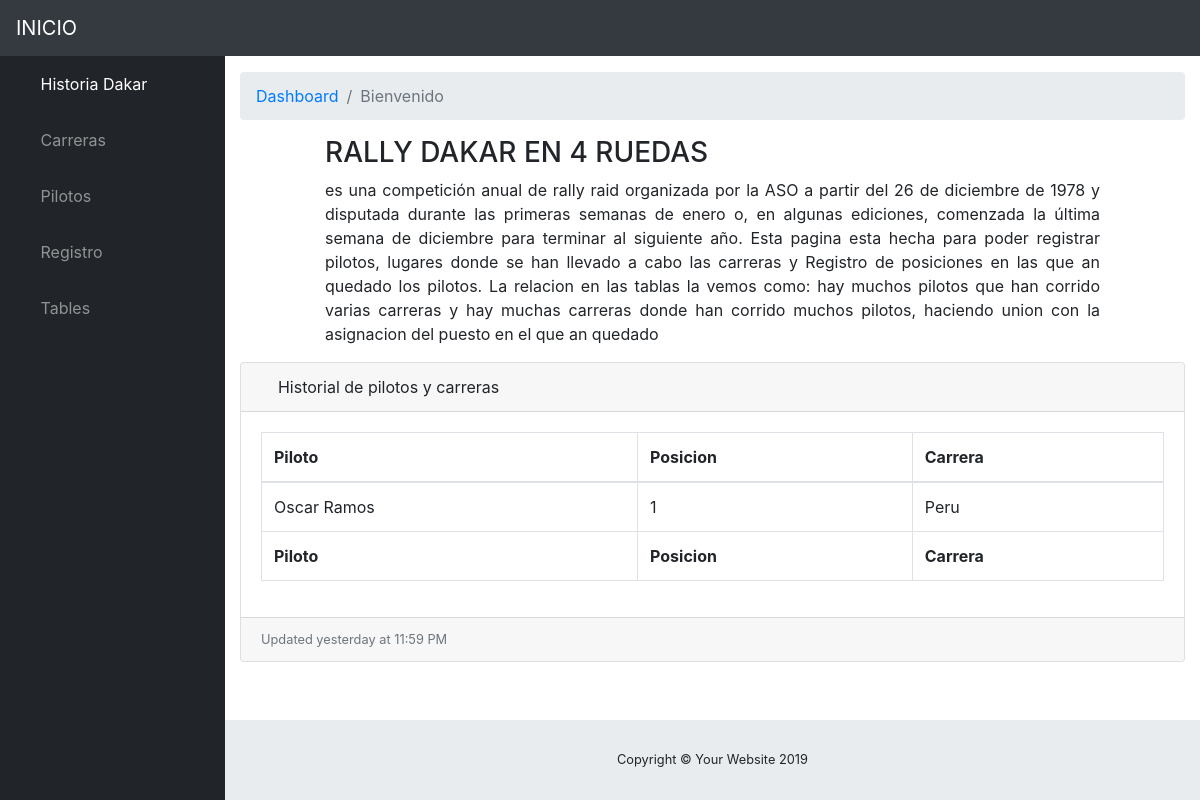
/registro/, run on an earlier commit of the app's database.
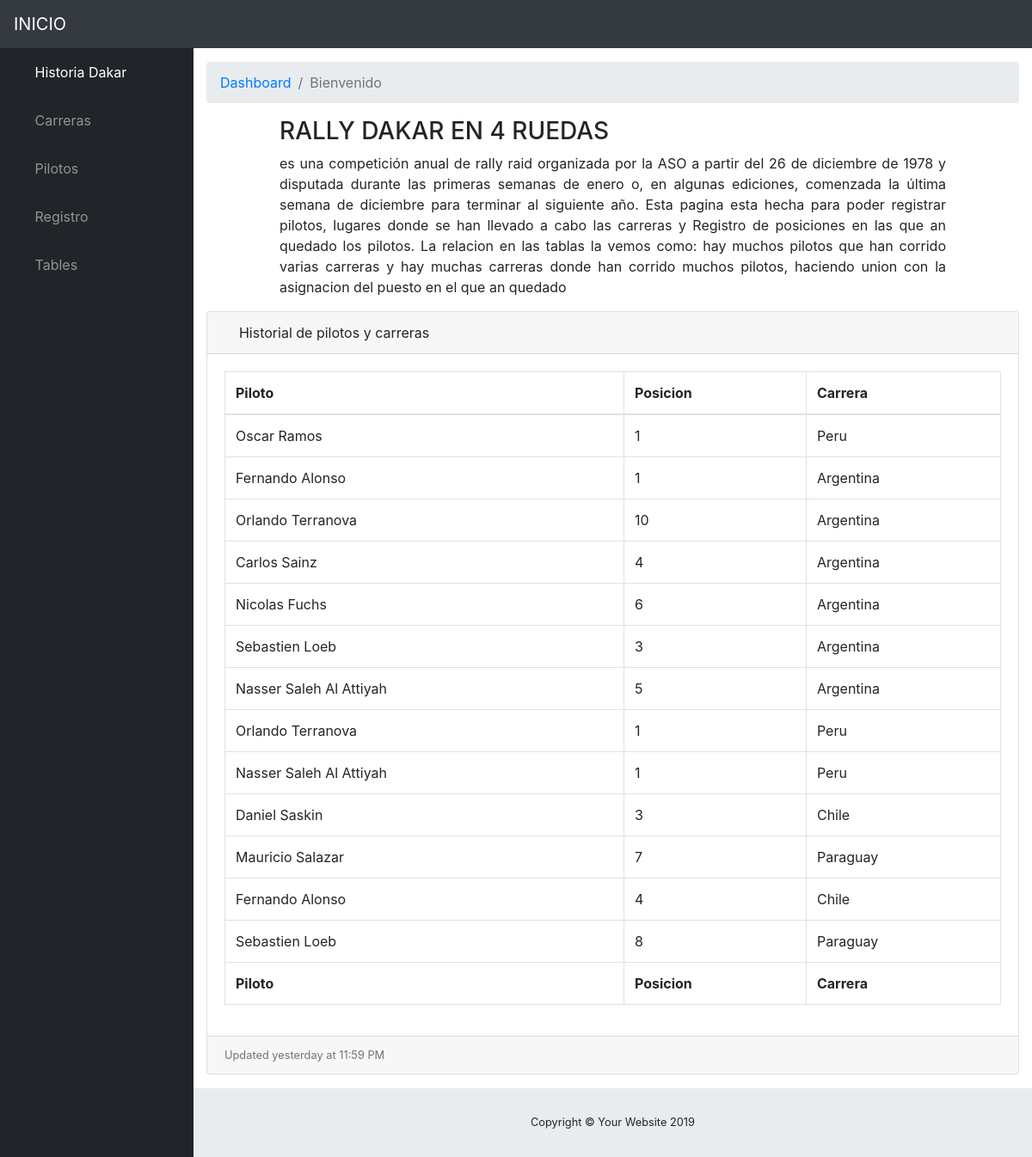
And on a later commit of the database.
### auto/models.py (models this page shows, shortened)
class RegistroCarrera(models.Model):
    piloto = models.ForeignKey(Piloto, on_delete=models.CASCADE)
    Posicion = models.CharField(max_length = 70)
    carrera = models.ForeignKey(Carrera, on_delete=models.CASCADE)

class Piloto(models.Model):
    nombre = models.CharField(max_length = 70)
    equipo = models.CharField(max_length = 90)
    vehiculo = models.CharField(max_length = 200)
    def __str__(self):
        return self.nombre

class Carrera(models.Model):
    lugar = models.CharField(max_length = 90)
    fechainicio = models.DateField()
    fechafinal = models.DateField()
    def __str__(self):
        return self.lugar

### auto/views.py (the view)
# urls.py: url(r'^registro/', views.ListaRegistro, name='ListaRegistro'),
def ListaRegistro(request):
    registro = RegistroCarrera.objects.all
    return render(request, 'registro/listaRegistro.html',{'registro':registro})

### auto/templates/registro/listaRegistro.html
{% extends 'index.html' %}
{% block content %}
<div class="card mb-3">
  <div class="card-header">
    <i class="fas fa-table"></i>
    Historial de pilotos y carreras</div>
  <div class="card-body">
    <div class="table-responsive">
      <table class="table table-bordered" id="dataTable" width="100%" cellspacing="0">
        <thead>
          <tr>
            <th>Piloto</th>
            <th>Posicion</th>
            <th>Carrera</th>
          </tr>
        </thead>
        <tfoot>
          <tr>
            <th>Piloto</th>
            <th>Posicion</th>
            <th>Carrera</th>
          </tr>
        </tfoot>
        <tbody>
          {% for a in registro %}
          <tr>
            <td>{{a.piloto}}</td>
            <td>{{a.Posicion}}</td>
            <td>{{a.carrera}}</td>
          </tr>
          {% endfor %}
        </tbody>
      </table>
    </div>
  </div>
  <div class="card-footer small text-muted">Updated yesterday at 11:59 PM</div>
</div>
</div>
{% endblock %}

What changed in the data, as far as the page shows it:
added RegistroCarrera: piloto "Fernando Alonso", Posicion "1", carrera "Argentina"
added RegistroCarrera: piloto "Orlando Terranova", Posicion "10", carrera "Argentina"
added RegistroCarrera: piloto "Carlos Sainz", Posicion "4", carrera "Argentina"
added RegistroCarrera: piloto "Nicolas Fuchs", Posicion "6", carrera "Argentina"
added RegistroCarrera: piloto "Sebastien Loeb", Posicion "3", carrera "Argentina"
added RegistroCarrera: piloto "Nasser Saleh Al Attiyah", Posicion "5", carrera "Argentina"
added RegistroCarrera: piloto "Orlando Terranova", Posicion "1", carrera "Peru"
added RegistroCarrera: piloto "Nasser Saleh Al Attiyah", Posicion "1", carrera "Peru"
added RegistroCarrera: piloto "Daniel Saskin", Posicion "3", carrera "Chile"
added RegistroCarrera: piloto "Mauricio Salazar", Posicion "7", carrera "Paraguay"
added RegistroCarrera: piloto "Fernando Alonso", Posicion "4", carrera "Chile"
added RegistroCarrera: piloto "Sebastien Loeb", Posicion "8", carrera "Paraguay"
